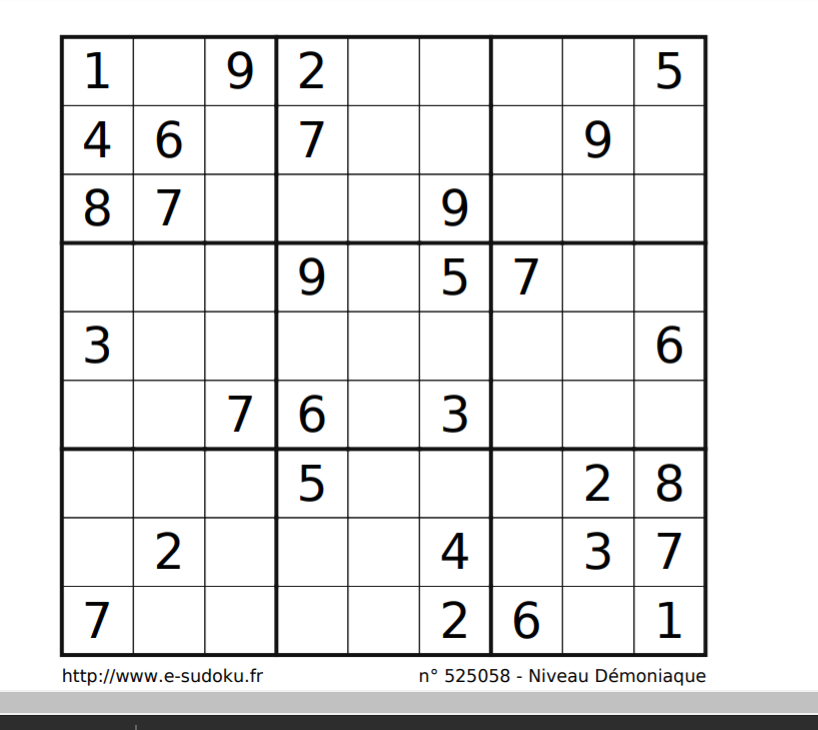
#> input picture Reconnaissance/ex.jpg, 818 x 730 px
$ python -i transform_photo_grid.py   (imports and definitions only)
#> lines starting #> are read from the running program, lines starting #| are printed output that depends on the picture; after the words box and inside, x2 and y2 are one past the last pixel; in counts of white or black regions, pixels touching at a corner belong together
import cv2
import operator
import numpy as np
from matplotlib import pyplot as plt


# [68 lines left out: functions plot_many_images, show_image, show_digits, convert_when_colour, display_points, display_rects and 1 more, not called in this run]


def pre_process_image(img, skip_dilate=False):
	"""Uses a blurring function, adaptive thresholding and dilation to expose the main features of an image."""

	# Gaussian blur with a kernal size (height, width) of 9.
	# Note that kernal sizes must be positive and odd and the kernel must be square.
	proc = cv2.GaussianBlur(img.copy(), (9, 9), 0)

	# Adaptive threshold using 11 nearest neighbour pixels
	proc = cv2.adaptiveThreshold(proc, 255, cv2.ADAPTIVE_THRESH_GAUSSIAN_C, cv2.THRESH_BINARY, 11, 2)

	# Invert colours, so gridlines have non-zero pixel values.
	# Necessary to dilate the image, otherwise will look like erosion instead.
	proc = cv2.bitwise_not(proc, proc)

	if not skip_dilate:
		# Dilate the image to increase the size of the grid lines.
		kernel = np.array([[0., 1., 0.], [1., 1., 1.], [0., 1., 0.]], np.uint8)
		proc = cv2.dilate(proc, kernel)

	return proc


def find_corners_of_largest_polygon(img):
	"""Finds the 4 extreme corners of the largest contour in the image."""
	contours, h = cv2.findContours(img.copy(), cv2.RETR_EXTERNAL, cv2.CHAIN_APPROX_SIMPLE)  # Find contours
	contours = sorted(contours, key=cv2.contourArea, reverse=True)  # Sort by area, descending
	polygon = contours[0]  # Largest image

	# Use of `operator.itemgetter` with `max` and `min` allows us to get the index of the point
	# Each point is an array of 1 coordinate, hence the [0] getter, then [0] or [1] used to get x and y respectively.

	# Bottom-right point has the largest (x + y) value
	# Top-left has point smallest (x + y) value
	# Bottom-left point has smallest (x - y) value
	# Top-right point has largest (x - y) value
	bottom_right, _ = max(enumerate([pt[0][0] + pt[0][1] for pt in polygon]), key=operator.itemgetter(1))
	top_left, _ = min(enumerate([pt[0][0] + pt[0][1] for pt in polygon]), key=operator.itemgetter(1))
	bottom_left, _ = min(enumerate([pt[0][0] - pt[0][1] for pt in polygon]), key=operator.itemgetter(1))
	top_right, _ = max(enumerate([pt[0][0] - pt[0][1] for pt in polygon]), key=operator.itemgetter(1))

	# Return an array of all 4 points using the indices
	# Each point is in its own array of one coordinate
	return [polygon[top_left][0], polygon[top_right][0], polygon[bottom_right][0], polygon[bottom_left][0]]


def distance_between(p1, p2):
	"""Returns the scalar distance between two points"""
	a = p2[0] - p1[0]
	b = p2[1] - p1[1]
	return np.sqrt((a ** 2) + (b ** 2))


def crop_and_warp(img, crop_rect):
	"""Crops and warps a rectangular section from an image into a square of similar size."""

	# Rectangle described by top left, top right, bottom right and bottom left points
	top_left, top_right, bottom_right, bottom_left = crop_rect[0], crop_rect[1], crop_rect[2], crop_rect[3]

	# Explicitly set the data type to float32 or `getPerspectiveTransform` will throw an error
	src = np.array([top_left, top_right, bottom_right, bottom_left], dtype='float32')

	# Get the longest side in the rectangle
	side = max([
		distance_between(bottom_right, top_right),
		distance_between(top_left, bottom_left),
		distance_between(bottom_right, bottom_left),
		distance_between(top_left, top_right)
	])

	# Describe a square with side of the calculated length, this is the new perspective we want to warp to
	dst = np.array([[0, 0], [side - 1, 0], [side - 1, side - 1], [0, side - 1]], dtype='float32')

	# Gets the transformation matrix for skewing the image to fit a square by comparing the 4 before and after points
	m = cv2.getPerspectiveTransform(src, dst)

	# Performs the transformation on the original image
	return cv2.warpPerspective(img, m, (int(side), int(side)))


def infer_grid(img):
	"""Infers 81 cell grid from a square image."""
	squares = []
	side = img.shape[:1]
	side = side[0] / 9

	# Note that we swap j and i here so the rectangles are stored in the list reading left-right instead of top-down.
	for j in range(9):
		for i in range(9):
			p1 = (i * side, j * side)  # Top left corner of a bounding box
			p2 = ((i + 1) * side, (j + 1) * side)  # Bottom right corner of bounding box
			squares.append((p1, p2))
	return squares


def cut_from_rect(img, rect):
	"""Cuts a rectangle from an image using the top left and bottom right points."""
	return img[int(rect[0][1]):int(rect[1][1]), int(rect[0][0]):int(rect[1][0])]


def scale_and_centre(img, size, margin=0, background=0):
	"""Scales and centres an image onto a new background square."""
	h, w = img.shape[:2]

	def centre_pad(length):
		"""Handles centering for a given length that may be odd or even."""
		if length % 2 == 0:
			side1 = int((size - length) / 2)
			side2 = side1
		else:
			side1 = int((size - length) / 2)
			side2 = side1 + 1
		return side1, side2

	def scale(r, x):
		return int(r * x)

	if h > w:
		t_pad = int(margin / 2)
		b_pad = t_pad
		ratio = (size - margin) / h
		w, h = scale(ratio, w), scale(ratio, h)
		l_pad, r_pad = centre_pad(w)
	else:
		l_pad = int(margin / 2)
		r_pad = l_pad
		ratio = (size - margin) / w
		w, h = scale(ratio, w), scale(ratio, h)
		t_pad, b_pad = centre_pad(h)

	img = cv2.resize(img, (w, h))
	img = cv2.copyMakeBorder(img, t_pad, b_pad, l_pad, r_pad, cv2.BORDER_CONSTANT, None, background)
	return cv2.resize(img, (size, size))


def find_largest_feature(inp_img, scan_tl=None, scan_br=None):
	"""
	Uses the fact the `floodFill` function returns a bounding box of the area it filled to find the biggest
	connected pixel structure in the image. Fills this structure in white, reducing the rest to black.
	"""
	img = inp_img.copy()  # Copy the image, leaving the original untouched
	height, width = img.shape[:2]

	max_area = 0
	seed_point = (None, None)

	if scan_tl is None:
		scan_tl = [0, 0]

	if scan_br is None:
		scan_br = [width, height]

	# Loop through the image
	for x in range(scan_tl[0], scan_br[0]):
		for y in range(scan_tl[1], scan_br[1]):
			# Only operate on light or white squares
			if img.item(y, x) == 255 and x < width and y < height:  # Note that .item() appears to take input as y, x
				area = cv2.floodFill(img, None, (x, y), 64)
				if area[0] > max_area:  # Gets the maximum bound area which should be the grid
					max_area = area[0]
					seed_point = (x, y)

	# Colour everything grey (compensates for features outside of our middle scanning range
	for x in range(width):
		for y in range(height):
			if img.item(y, x) == 255 and x < width and y < height:
				cv2.floodFill(img, None, (x, y), 64)

	mask = np.zeros((height + 2, width + 2), np.uint8)  # Mask that is 2 pixels bigger than the image

	# Highlight the main feature
	if all([p is not None for p in seed_point]):
		cv2.floodFill(img, mask, seed_point, 255)

	top, bottom, left, right = height, 0, width, 0

	for x in range(width):
		for y in range(height):
			if img.item(y, x) == 64:  # Hide anything that isn't the main feature
				cv2.floodFill(img, mask, (x, y), 0)

			# Find the bounding parameters
			if img.item(y, x) == 255:
				top = y if y < top else top
				bottom = y if y > bottom else bottom
				left = x if x < left else left
				right = x if x > right else right

	bbox = [[left, top], [right, bottom]]
	return img, np.array(bbox, dtype='float32'), seed_point


def extract_digit(img, rect, size):
	"""Extracts a digit (if one exists) from a Sudoku square."""

	digit = cut_from_rect(img, rect)  # Get the digit box from the whole square

	# Use fill feature finding to get the largest feature in middle of the box
	# Margin used to define an area in the middle we would expect to find a pixel belonging to the digit
	h, w = digit.shape[:2]
	margin = int(np.mean([h, w]) / 2.5)
	_, bbox, seed = find_largest_feature(digit, [margin, margin], [w - margin, h - margin])
	digit = cut_from_rect(digit, bbox)

	# Scale and pad the digit so that it fits a square of the digit size we're using for machine learning
	w = bbox[1][0] - bbox[0][0]
	h = bbox[1][1] - bbox[0][1]

	# Ignore any small bounding boxes
	if w > 0 and h > 0 and (w * h) > 100 and len(digit) > 0:
		return scale_and_centre(digit, size, 4)
	else:
		return np.zeros((size, size), np.uint8)


def get_digits(img, squares, size):
	"""Extracts digits from their cells and builds an array"""
	digits = []
	img = pre_process_image(img.copy(), skip_dilate=True)
	for square in squares:
		digits.append(extract_digit(img, square, size))
	return digits


def pure_white(digits):
    for i in range(len(digits)):
    	for j in range(len(digits[0])):
    		for k in range(len(digits[0][0])):
    			if digits[i][j][k] > 50:
    				digits[i][j][k] = 255

def pure_black(digits):
    for i in range(len(digits)):
    	for j in range(len(digits[0])):
    		for k in range(len(digits[0][0])):
    			if digits[i][j][k] <= 50:
    				digits[i][j][k] = 0

# [4 lines left out: function rewrite, not called in this run]


def parse_grid(path):
#> called with path = 'ex.jpg'
	original = cv2.imread(path, cv2.IMREAD_GRAYSCALE)
#> original: shape (730, 818); min 0, max 255, mean 231.7
	processed = pre_process_image(original)
#> in pre_process_image, `proc = cv2.adaptiveThreshold(proc, 255, cv2.ADAPTIVE_THRESH_GAUSSIAN_C..`:
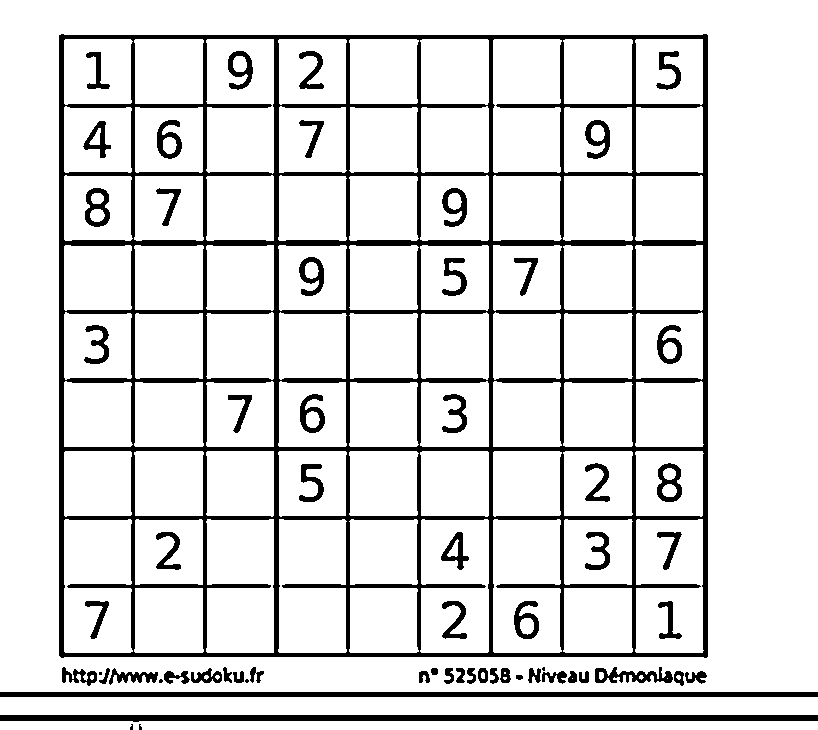
#> proc: shape (730, 818); 87.2% white; 63 black regions (6 under 20 px), largest, box (x1, y1, x2, y2) and area: (59, 34, 708, 658) 51376, (0, 715, 818, 722) 4914, (0, 692, 818, 697) 4090
#> in pre_process_image, `proc = cv2.dilate(proc, kernel)`:
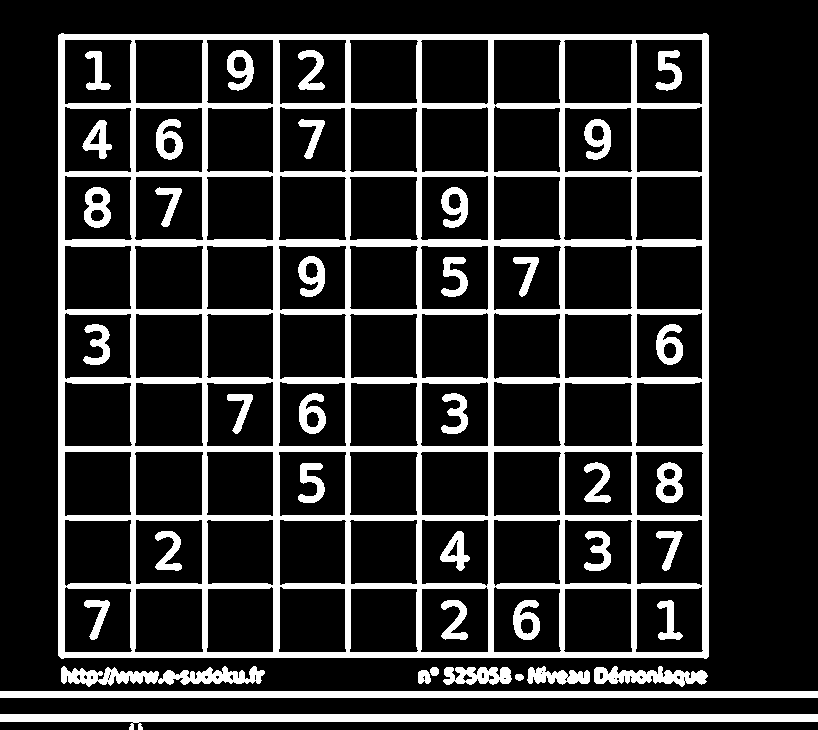
#> proc: shape (730, 818); 18.4% white; 40 white regions
	corners = find_corners_of_largest_polygon(processed)
#> in find_corners_of_largest_polygon, `contours, h = cv2.findContours(img.copy(), cv2.RETR_EXTERNAL, cv2.CHAI..`: contours = 10 contours; largest, box (x1, y1, x2, y2) and area: (58, 33, 709, 659) 404960, (0, 714, 818, 730) 5762, (0, 691, 818, 698) 4902, (61, 666, 265, 687) 2052, (594, 666, 708, 687) 1226; h = [[1, -1, -1, -1], [2, 0, -1, -1], [3, 1, -1, -1], [4, 2, -1, -1], [5, 3, -1, -1], [6, 4, -1, -1], [7, 5, -1, -1], [8, 6, -1, -1], [9, 7, -1, -1], [-1, 8, -1, -1]]
#> in find_corners_of_largest_polygon, `polygon = contours[0]`: polygon = contour of 18 points, box (x1, y1, x2, y2) (58, 33, 709, 659), area 404960
#> in find_corners_of_largest_polygon, `bottom_right, _ = max(enumerate([pt[0][0] + pt[0][1] for pt in polygon..`: bottom_right = 10
#> in find_corners_of_largest_polygon, `top_left, _ = min(enumerate([pt[0][0] + pt[0][1] for pt in polygon]), ..`: top_left = 2
#> in find_corners_of_largest_polygon, `bottom_left, _ = min(enumerate([pt[0][0] - pt[0][1] for pt in polygon]..`: bottom_left = 4
#> in find_corners_of_largest_polygon, `top_right, _ = max(enumerate([pt[0][0] - pt[0][1] for pt in polygon]),..`: top_right = 12
#> corners = [[59, 34], [708, 35], [706, 658], [58, 655]]
	cropped = crop_and_warp(original, corners)
#> in crop_and_warp, `top_left, top_right, bottom_right, bottom_left = crop_rect[0], crop_re..`: top_left = [59, 34]; top_right = [708, 35]; bottom_right = [706, 658]; bottom_left = [58, 655]
#> in crop_and_warp, `src = np.array([top_left, top_right, bottom_right, bottom_left], dtype..`: src = [[59, 34], [708, 35], [706, 658], [58, 655]]
#> in distance_between, `a = p2[0] - p1[0]`: a = 2
#> in distance_between, `b = p2[1] - p1[1]`: b = -623
#> in crop_and_warp, `side = max([ distance_between(bottom_right, top_right), distance_betwe..`: side = 649
#> in crop_and_warp, `dst = np.array([[0, 0], [side - 1, 0], [side - 1, side - 1], [0, side ..`: dst = [[0, 0], [648, 0], [648, 648], [0, 648]]
#> in crop_and_warp, `m = cv2.getPerspectiveTransform(src, dst)`: m = [[1, 0.00161, -59.17], [-0.00161, 1.04, -35.34], [4.98e-06, -2.46e-06, 1]]
#> in crop_and_warp, `return cv2.warpPerspective(img, m, (int(side), int(side)))`:
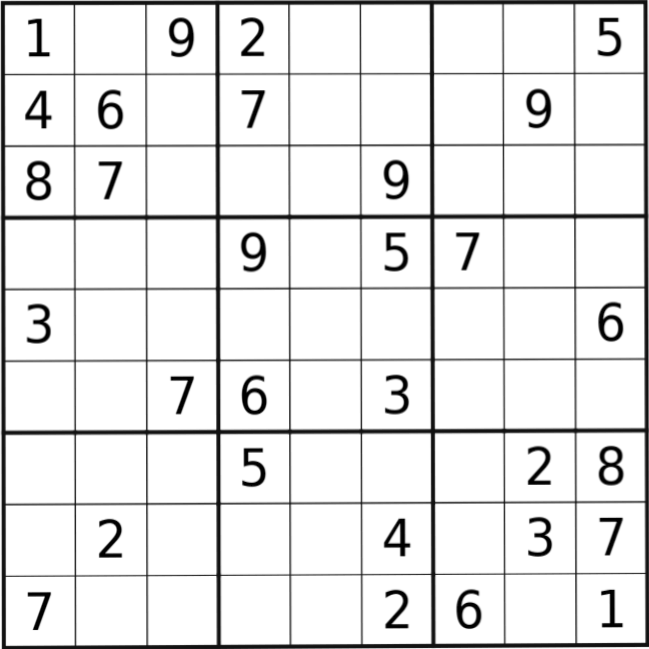
#> returned value: shape (649, 649); min 0, max 255, mean 231.1
	squares = infer_grid(cropped)
#> squares = 81 items
	digits = get_digits(cropped, squares, 28)
#> call 2 of pre_process_image, with skip_dilate = True
#> in pre_process_image (call 2), `proc = cv2.adaptiveThreshold(proc, 255, cv2.ADAPTIVE_THRESH_GAUSSIAN_C..`:
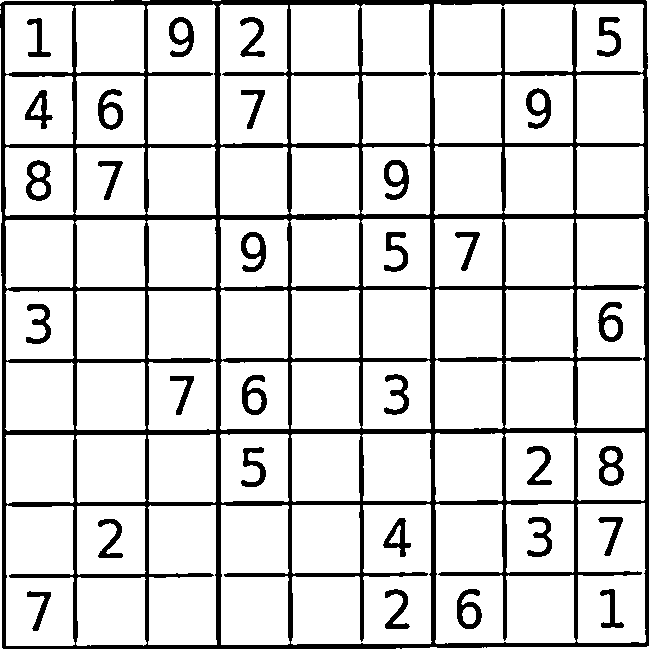
#> proc: shape (649, 649); 84.4% white; 31 black regions, largest, box (x1, y1, x2, y2) and area: (0, 0, 649, 649) 53026, (26, 160, 51, 201) 528, (599, 446, 624, 486) 528
#> the loop in get_digits, `for square in squares:` made 81 passes
#> square on passes 38 to 49: ((72.11, 288.4), (144.2, 360.6)), ((144.2, 288.4), (216.3, 360.6)), ((216.3, 288.4), (288.4, 360.6)), ((288.4, 288.4), (360.6, 360.6)), ((360.6, 288.4), (432.7, 360.6)), ((432.7, 288.4), (504.8, 360.6)), ((504.8, 288.4), (576.9, 360.6)), ((576.9, 288.4), (649, 360.6)), ((0, 360.6), (72.11, 432.7)), ((72.11, 360.6), (144.2, 432.7)), ((144.2, 360.6), (216.3, 432.7)), ((216.3, 360.6), (288.4, 432.7))
#> (square, margin in extract_digit) on passes 2, 5, 6, 7, 8, 12: (((72.11, 0), (144.2, 72.11)), 28), (((288.4, 0), (360.6, 72.11)), 28), (((360.6, 0), (432.7, 72.11)), 28), (((432.7, 0), (504.8, 72.11)), 28), (((504.8, 0), (576.9, 72.11)), 28), (((144.2, 72.11), (216.3, 144.2)), 28)
#> pass 1, in extract_digit, `digit = cut_from_rect(digit, bbox)`:
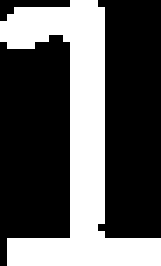
#> digit: shape (38, 23) (shown 7 times larger); 34.9% white; 1 white region, box (x1, y1, x2, y2) and area: (0, 0, 23, 38) 305
#> pass 1, in scale_and_centre, `img = cv2.copyMakeBorder(img, t_pad, b_pad, l_pad, r_pad, cv2.BORDER_C..`:
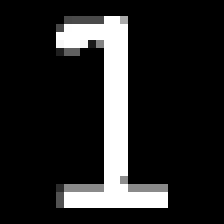
#> img: shape (28, 28) (shown 8 times larger); min 0, max 255, mean 37.6
#> pass 2, in extract_digit (call 2), `digit = cut_from_rect(img, rect)`:
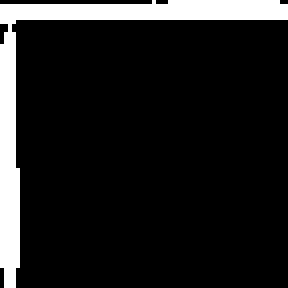
#> digit: shape (72, 72) (shown 4 times larger); 11.5% white; 1 white region, box (x1, y1, x2, y2) and area: (0, 0, 72, 72) 596
	pure_white(digits)
#> the loop in pure_white, `for i in range(len(digits)):` made 81 passes
	pure_black(digits)
#> the loop in pure_black, `for i in range(len(digits)):` made 81 passes
	#rewrite(digits)
	pure_white(digits)
#> the loop in pure_white (call 2), `for i in range(len(digits)):` made 81 passes
	pure_black(digits)
#> the loop in pure_black (call 2), `for i in range(len(digits)):` made 81 passes
	return digits


# [9 lines left out: function is_empty, not called in this run]

>>> result = parse_grid('ex.jpg')
